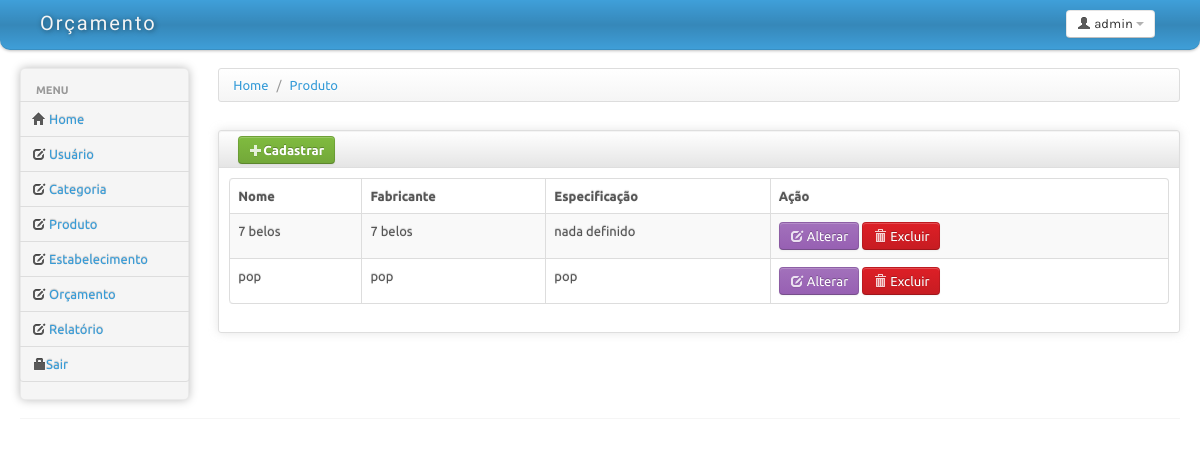
The app's page /produto/exibirProduto.php with its own data.
### tables this page shows
CREATE TABLE IF NOT EXISTS `produto` (
  `id_Produto` int(11) NOT NULL AUTO_INCREMENT,
  `nome_produto` varchar(100) NOT NULL,
  `fabricante_produto` varchar(45) DEFAULT NULL,
  `especificao_produto` varchar(100) DEFAULT NULL,
  `inclusao_dt_produto` datetime DEFAULT NULL,
  `id_Categoria` int(11) NOT NULL,
  PRIMARY KEY (`id_Produto`)
);

### Conexao/ConexaoPDO.php (called while the page is built)
<?php
class ConexaoPDO {
	private static $instancia;
 	private $db;
	private function __construct() {
			try{
				if(true){
					$host = "localhost";
					$user = "root";
					$pass = "";
					$dbname = "orcamento";
				}
				$this->db = new PDO("mysql:host=$host; dbname=$dbname",$user,$pass);
				$this->db->setAttribute(PDO::ATTR_ERRMODE, PDO::ERRMODE_EXCEPTION);
				$this->db->setAttribute(PDO::MYSQL_ATTR_USE_BUFFERED_QUERY, true);
				$this->db->exec("SET lc_time_names='pt_br'");
			}catch (PDOException $e) {
				throw new BancoException($e);
			}
		}
		 public static function getInstancia() {
			 if (!isset(self::$instancia)) {
				 self::$instancia = new ConexaoPdo();
			 }
			 return self::$instancia;
		 }
		 public function getDb() {
			 return $this->db;
		 }
 }
?>

### produto/RepositorioProduto.php (called while the page is built, shortened)
<?php
require_once('Produto.php');
require_once('../Conexao/conexaoPDO.php');
class RepositorioProduto {
	private $conn;
	private static $instancia;
	function __construct(){
		$this->conn = ConexaoPDO::getInstancia()->getDB();
	}
	public static function getInstancia(){
		if (!isset(self::$instancia)) {
			self::$instancia = new RepositorioProduto();
		return self::$instancia;
		}
	}
	private function retornaObjeto($array){
		return new Produto($array["id_Produto"],
							$array["nome_produto"],
							$array["fabricante_produto"],
							$array["especificao_produto"],
							$array["inclusao_dt_produto"],
							$array["id_Categoria"]);
	}
	public function listar()
	{
		try{
			$retorno = null;
			$sql = "select * from produto";
			$this->stm = $this->conn->prepare($sql);
			$this->stm->execute();
			while($result = $this->stm->fetch(PDO::FETCH_ASSOC)){
				$retorno[]=$this->retornaObjeto($result);
			}
			return $retorno;
		}catch(PDOException$e){
			echo $e->getMessage();
		}
	}
}
?>

### produto/Produto.php (called while the page is built, shortened)
<?php
class Produto {
	private $id;
	private $nome_produto;
	private $fabricante_produto;
	private $especificacao_prod;
	function __construct($id = null, $nome_produto = null,
		$fabricante_produto = null, $especificacao_prod = null,
		$data_prod = null, $id_categoria = null, $id_estabelecimento = null, $preco = null)
	{
		$this->id = $id;
		$this->nome_produto = $nome_produto;
		$this->fabricante_produto = $fabricante_produto;
		$this->especificacao_prod = $especificacao_prod;
	}
	function getId(){
		return $this->id;
	}
	function getNomeProd(){
		return $this->nome_produto;
	}
	function getFabricanteProd(){
		return $this->fabricante_produto;
	}
	function getEspecificacaoProd(){
		return $this->especificacao_prod;
	}
}
?>

### produto/exibirProduto.php (the view, shortened to what this page needs)
<!DOCTYPE html>
<html lang="pt">
<head>
	<link id="bs-css" href="../estrutura/css/bootstrap-cerulean.css" rel="stylesheet">
	<link href="../estrutura/css/bootstrap-responsive.css" rel="stylesheet">
	<link href="../estrutura/css/charisma-app.css" rel="stylesheet">
	<link href="../estrutura/css/jquery-ui-1.8.21.custom.css" rel="stylesheet">
	<link href='../estrutura/css/fullcalendar.css' rel='stylesheet'>
	<link href='../estrutura/css/fullcalendar.print.css' rel='stylesheet'  media='print'>
	<link href='../estrutura/css/chosen.css' rel='stylesheet'>
	<link href='../estrutura/css/uniform.default.css' rel='stylesheet'>
	<link href='../estrutura/css/colorbox.css' rel='stylesheet'>
	<link href='../estrutura/css/jquery.cleditor.css' rel='stylesheet'>
	<link href='../estrutura/css/jquery.noty.css' rel='stylesheet'>
	<link href='../estrutura/css/noty_theme_default.css' rel='stylesheet'>
	<link href='../estrutura/css/elfinder.min.css' rel='stylesheet'>
	<link href='../estrutura/css/elfinder.theme.css' rel='stylesheet'>
	<link href='../estrutura/css/jquery.iphone.toggle.css' rel='stylesheet'>
	<link href='../estrutura/css/opa-icons.css' rel='stylesheet'>
	<link href='../estrutura/css/uploadify.css' rel='stylesheet'>
</head>
<body>
	<div class="navbar">
		<div class="navbar-inner">
			<div class="container-fluid">
				<a class="brand" href=""><span>Or&ccedil;amento</span></a>
				<div class="btn-group pull-right" >
					<a class="btn dropdown-toggle" data-toggle="dropdown" href="#">
						<i class="icon-user"></i><span class="hidden-phone"> admin</span>
						<span class="caret"></span>
					</a>
				</div>
			</div>
		</div>
	</div>
		<div class="container-fluid">
		<div class="row-fluid">
			<div class="span2 main-menu-span">
				<div class="well nav-collapse sidebar-nav">
					<ul class="nav nav-tabs nav-stacked main-menu">
						<li class="nav-header hidden-tablet">Menu</li>
						<li><a class="ajax-link" href="../index.html"><i class="icon-home"></i><span class="hidden-tablet"> Home</span></a></li>
						<li><a class="ajax-link" href="../usuario/exibirUsuario.php"><i class="icon-edit"></i><span class="hidden-tablet"> Usu&aacute;rio</span></a></li>
						<li><a class="ajax-link" href="../categoria/exibirCategoria.php"><i class="icon-edit"></i><span class="hidden-tablet"> Categoria</span></a></li>
						<li><a class="ajax-link" href="../produto/exibirProduto.php"><i class="icon-edit"></i><span class="hidden-tablet"> Produto</span></a></li>
						<li><a class="ajax-link" href="../estabelecimento/exibirDados.php"><i class="icon-edit"></i><span class="hidden-tablet"> Estabelecimento</span></a></li>
						<li><a class="ajax-link" href="../orcamento/orcamento.php"><i class="icon-edit"></i><span class="hidden-tablet"> Or&ccedilamento</span></a></li>
						<li><a class="ajax-link" href="../relatorio/relatorio.php"><i class="icon-edit"></i><span class="hidden-tablet"> Relat&oacute;rio</span></a></li>
						<li><a href="../login/index.php"><i class="icon-lock"></i><span class="hidden-tablet">Sair</span></a></li>
					</ul>
				</div>
			</div>
			<div id="content" class="span10">
			<div>
				<ul class="breadcrumb">
					<li>
						<a href="#">Home</a> <span class="divider">/</span>
					</li>
					<li>
						<a href="#">Produto</a>
					</li>
				</ul>
			</div>
			<div class="row-fluid sortable">
				<div class="box span12">
					<div class="box-header well" data-original-title>
					<a class="btn btn-success" href="frmProduto.php"><i class="icon-plus icon-white"></i>Cadastrar</a>
					</div>
					<div class="box-content">
						<table class="table table-striped table-bordered bootstrap-datatable datatable">
						  <thead>
							  <tr>
								  <th>Nome</th>
								  <th>Fabricante</th>
								  <th>Especifica&ccedil;&atilde;o</th>
								  <th>A&ccedil;&atilde;o</th>
							  </tr>
						  </thead>
						  <tbody>
						  <?php
							include_once 'RepositorioProduto.php';
							$retornaObjeto = RepositorioProduto::getInstancia()->listar();
						    foreach ($retornaObjeto as $objProduto){
						  ?>
							<tr>
								<td class="center"><?php echo utf8_encode($objProduto->getNomeProd()); ?></td>
								<td class="center"><?php echo utf8_encode($objProduto->getFabricanteProd()); ?></td>
								<td class="center"><?php echo utf8_encode($objProduto->getEspecificacaoProd()); ?></td>
								<td class="center">
									<a class="btn btn-info" href="frmProdutoAlterar.php?id=<?php echo $objProduto->getId();?>">
										<i class="icon-edit icon-white"></i>
										Alterar
									</a>
									<a class="btn btn-danger" href="deletar.php?id=<?php echo $objProduto->getId();?>"onClick="return confirm('Deseja realmente apagar este registo?')";>
										<i class="icon-trash icon-white"></i>
										Excluir
									</a>
								</td>
							</tr>
							<?php } ?>
						  </tbody>
					  </table>
					</div>
				</div>
			</div>
			</div>
		</div>
		<hr>
	</div>
</body>
</html>

### estrutura/css/charisma-app.css (style rules this page uses)
.box { border: 1px solid #DEDEDE; border-radius:3px; -webkit-border-radius:3px; -moz-border-radius:3px; margin-top: 10px; margin-bottom: 10px ; box-shadow: 0 0 10px rgba(189, 189, 189, 0.4); -webkit-box-shadow: 0 0 10px rgba(189, 189, 189, 0.4); -moz-box-shadow: 0 0 10px rgba(189, 189, 189, 0.4); }
.box-header { border:none; padding-top:5px; border-bottom: 1px solid #DEDEDE; border-radius:3px 3px 0 0; -webkit-border-radius:3px 3px 0 0; -moz-border-radius:3px 3px 0 0; height:12px; min-height:12px; margin-bottom: 0; cursor:move; font-weight:bold; font-size:16px; background: -moz-linear-gradient(top, rgba(255,255,255,0) 0%, rgba(0,0,0,0.1) 100%); background: -webkit-gradient(linear, left top, left bottom, color-stop(0%,rgba(255,255,255,0)), color-stop(100%,rgba(0,0,0,0.1))); background: -webkit-linear-gradient(top, rgba(255,255,255,0) 0%,rgba(0,0,0,0.1) 100%); background: -o-linear-gradient(top, rgba(255,255,255,0) 0%,rgba(0,0,0,0.1) 100%); background: -ms-linear-gradient(top, rgba(255,255,255,0) 0%,rgba(0,0,0,0.1) 100%); background: linear-gradient(to bottom, rgba(255,255,255,0) 0%,rgba(0,0,0,0.1) 100%); filter: progid:DXImageTransform.Microsoft.gradient( startColorstr='#00ffffff', endColorstr='#1a000000',GradientType=0 ); }
.box-content { padding:10px; }
.sidebar-nav { min-height:0; box-shadow: 0 0 10px #BDBDBD; -webkit-box-shadow: 0 0 10px #BDBDBD; -moz-box-shadow: 0 0 10px #BDBDBD; border-radius: 5px; -webkit-border-radius: 5px; -moz-border-radius: 5px; margin-bottom: 0; padding-bottom:0; }
.sidebar-nav > ul > li:not(.nav-header) { margin-right:-2px; margin-left:-2px; }
.brand { font-family: 'Shojumaru', cursive, Arial, serif; letter-spacing:2px; text-shadow:1px 1px 5px rgba(0, 0, 0, 0.5); width:166px; }
.brand span { float:left; }
.navbar-inner { border-radius:0 0 10px 10px; -webkit-border-radius:0 0 10px 10px; -moz-border-radius:0 0 10px 10px; padding-top:5px; padding-bottom:5px; }
.pull-right { float:right !important; }

### produto/exibirProduto.php (style rules this page uses)
body { padding-bottom: 40px; }
.sidebar-nav { padding: 9px 0; }

### records on screen
produto: nome_produto "7 belos", fabricante_produto "7 belos", especificao_produto "nada definido"
produto: nome_produto "pop", fabricante_produto "pop", especificao_produto "pop"
